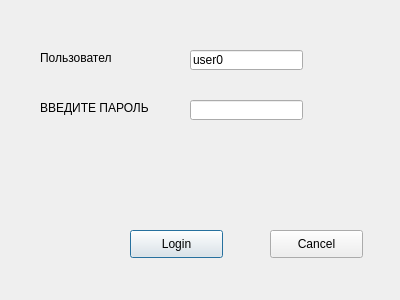
<?xml version="1.0" encoding="UTF-8"?>
<ui version="4.0">
 <class>LoginDialog</class>
 <widget class="QDialog" name="LoginDialog">
  <property name="geometry">
   <rect>
    <x>0</x>
    <y>0</y>
    <width>400</width>
    <height>300</height>
   </rect>
  </property>
  <property name="windowTitle">
   <string>Dialog</string>
  </property>
  <widget class="QLabel" name="label">
   <property name="geometry">
    <rect>
     <x>40</x>
     <y>100</y>
     <width>131</width>
     <height>16</height>
    </rect>
   </property>
   <property name="text">
    <string>ВВЕДИТЕ ПАРОЛЬ</string>
   </property>
  </widget>
  <widget class="QLineEdit" name="txtPass">
   <property name="geometry">
    <rect>
     <x>190</x>
     <y>100</y>
     <width>113</width>
     <height>20</height>
    </rect>
   </property>
  </widget>
  <widget class="QLabel" name="label_2">
   <property name="geometry">
    <rect>
     <x>40</x>
     <y>50</y>
     <width>71</width>
     <height>16</height>
    </rect>
   </property>
   <property name="text">
    <string>Пользователь</string>
   </property>
  </widget>
  <widget class="QLineEdit" name="txtUser">
   <property name="enabled">
    <bool>true</bool>
   </property>
   <property name="geometry">
    <rect>
     <x>190</x>
     <y>50</y>
     <width>113</width>
     <height>20</height>
    </rect>
   </property>
   <property name="text">
    <string>user0</string>
   </property>
  </widget>
  <widget class="QPushButton" name="btnLogin">
   <property name="geometry">
    <rect>
     <x>130</x>
     <y>230</y>
     <width>93</width>
     <height>28</height>
    </rect>
   </property>
   <property name="text">
    <string>Login</string>
   </property>
  </widget>
  <widget class="QPushButton" name="btnClear">
   <property name="geometry">
    <rect>
     <x>270</x>
     <y>230</y>
     <width>93</width>
     <height>28</height>
    </rect>
   </property>
   <property name="text">
    <string>Cancel</string>
   </property>
  </widget>
  <widget class="QLabel" name="result">
   <property name="geometry">
    <rect>
     <x>40</x>
     <y>270</y>
     <width>211</width>
     <height>16</height>
    </rect>
   </property>
   <property name="text">
    <string/>
   </property>
  </widget>
 </widget>
 <resources/>
 <connections/>
</ui>
